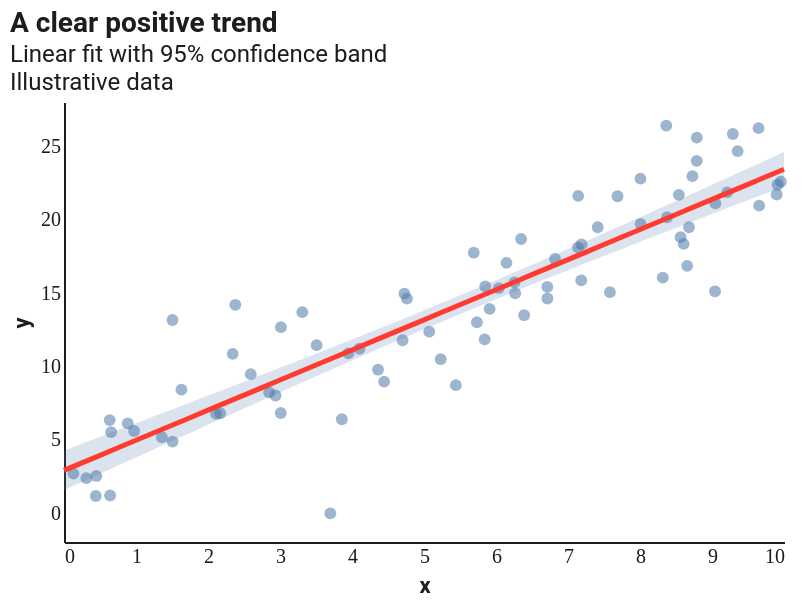

The Vega-Lite source for this figure:
### Vega-Lite specification from a JSON file in a GitHub repository (floating-point values rounded to 4 significant figures)
{"$schema": "https://vega.github.io/schema/vega-lite/v5.json", "width": 360, "height": 220, "config": {"background": "#FFFFFF", "font": "Roboto, Roboto Serif, Roboto Mono, system-ui, sans-serif", "view": {"stroke": null, "cornerRadius": 10}, "axis": {"domain": true, "domainColor": "#1D1D1F", "labelColor": "#1D1D1F", "titleColor": "#1D1D1F", "grid": false, "ticks": false, "labelFont": "Roboto Mono", "titleFont": "Roboto"}, "axisTop": {"domain": false, "domainColor": null, "labels": false, "ticks": false, "title": null}, "axisRight": {"domain": false, "domainColor": null, "labels": false, "ticks": false, "title": null}, "legend": {"titleFont": "Roboto", "labelFont": "Roboto", "labelColor": "#1D1D1F", "titleColor": "#1D1D1F"}, "title": {"font": "Roboto", "fontSize": 14, "color": "#1D1D1F", "subtitleFont": "Roboto", "subtitleColor": "#1D1D1F"}, "range": {"category": ["#FF3B30", "#FF9500", "#FFCC00", "#28CD41", "#79DBDC", "#007AFF", "#AF52DE", "#FF2D55"]}, "bar": {"cornerRadiusEnd": 4}, "line": {"strokeWidth": 2}, "point": {"filled": true, "size": 40}}, "layer": [{"data": {"values": [{"x": 0.0, "yhat": 2.883, "lo": 1.527, "hi": 4.239}, {"x": 0.25, "yhat": 3.396, "lo": 2.088, "hi": 4.704}, {"x": 0.5, "yhat": 3.909, "lo": 2.648, "hi": 5.17}, {"x": 0.75, "yhat": 4.422, "lo": 3.208, "hi": 5.637}, {"x": 1.0, "yhat": 4.936, "lo": 3.767, "hi": 6.105}, {"x": 1.25, "yhat": 5.449, "lo": 4.325, "hi": 6.573}, {"x": 1.5, "yhat": 5.962, "lo": 4.883, "hi": 7.042}, {"x": 1.75, "yhat": 6.475, "lo": 5.439, "hi": 7.512}, {"x": 2.0, "yhat": 6.989, "lo": 5.995, "hi": 7.983}, {"x": 2.25, "yhat": 7.502, "lo": 6.549, "hi": 8.455}, {"x": 2.5, "yhat": 8.015, "lo": 7.102, "hi": 8.929}, {"x": 2.75, "yhat": 8.528, "lo": 7.653, "hi": 9.404}, {"x": 3.0, "yhat": 9.042, "lo": 8.202, "hi": 9.881}, {"x": 3.25, "yhat": 9.555, "lo": 8.749, "hi": 10.36}, {"x": 3.5, "yhat": 10.07, "lo": 9.294, "hi": 10.84}, {"x": 3.75, "yhat": 10.58, "lo": 9.837, "hi": 11.33}, {"x": 4.0, "yhat": 11.09, "lo": 10.38, "hi": 11.81}, {"x": 4.25, "yhat": 11.61, "lo": 10.91, "hi": 12.3}, {"x": 4.5, "yhat": 12.12, "lo": 11.44, "hi": 12.8}, {"x": 4.75, "yhat": 12.63, "lo": 11.97, "hi": 13.3}, {"x": 5.0, "yhat": 13.15, "lo": 12.5, "hi": 13.8}, {"x": 5.25, "yhat": 13.66, "lo": 13.02, "hi": 14.3}, {"x": 5.5, "yhat": 14.17, "lo": 13.53, "hi": 14.82}, {"x": 5.75, "yhat": 14.69, "lo": 14.04, "hi": 15.33}, {"x": 6.0, "yhat": 15.2, "lo": 14.55, "hi": 15.85}, {"x": 6.25, "yhat": 15.71, "lo": 15.05, "hi": 16.38}, {"x": 6.5, "yhat": 16.23, "lo": 15.55, "hi": 16.91}, {"x": 6.75, "yhat": 16.74, "lo": 16.04, "hi": 17.44}, {"x": 7.0, "yhat": 17.25, "lo": 16.53, "hi": 17.97}, {"x": 7.25, "yhat": 17.77, "lo": 17.02, "hi": 18.51}, {"x": 7.5, "yhat": 18.28, "lo": 17.5, "hi": 19.06}, {"x": 7.75, "yhat": 18.79, "lo": 17.99, "hi": 19.6}, {"x": 8.0, "yhat": 19.31, "lo": 18.46, "hi": 20.15}, {"x": 8.25, "yhat": 19.82, "lo": 18.94, "hi": 20.7}, {"x": 8.5, "yhat": 20.33, "lo": 19.42, "hi": 21.25}, {"x": 8.75, "yhat": 20.85, "lo": 19.89, "hi": 21.8}, {"x": 9.0, "yhat": 21.36, "lo": 20.36, "hi": 22.36}, {"x": 9.25, "yhat": 21.87, "lo": 20.83, "hi": 22.91}, {"x": 9.5, "yhat": 22.39, "lo": 21.3, "hi": 23.47}, {"x": 9.75, "yhat": 22.9, "lo": 21.77, "hi": 24.03}, {"x": 10.0, "yhat": 23.41, "lo": 22.24, "hi": 24.59}]}, "mark": {"type": "area", "opacity": 0.2}, "encoding": {"x": {"field": "x", "type": "quantitative", "axis": {"title": "x"}}, "y": {"field": "lo", "type": "quantitative", "title": "y", "axis": {"title": "y"}}, "y2": {"field": "hi"}}}, {"data": {"values": [{"x": 2.38, "y": 14.17}, {"x": 5.442, "y": 8.696}, {"x": 3.7, "y": -0.0482}, {"x": 6.039, "y": 15.31}, {"x": 6.257, "y": 15.7}, {"x": 0.6553, "y": 5.493}, {"x": 0.1317, "y": 2.663}, {"x": 8.375, "y": 20.14}, {"x": 2.594, "y": 9.443}, {"x": 2.343, "y": 10.83}, {"x": 9.956, "y": 22.56}, {"x": 4.703, "y": 11.76}, {"x": 8.365, "y": 26.39}, {"x": 4.764, "y": 14.59}, {"x": 6.391, "y": 13.46}, {"x": 1.506, "y": 13.13}, {"x": 6.349, "y": 18.66}, {"x": 8.68, "y": 19.46}, {"x": 5.232, "y": 10.46}, {"x": 7.413, "y": 19.46}, {"x": 6.714, "y": 14.6}, {"x": 0.6403, "y": 1.172}, {"x": 7.582, "y": 15.03}, {"x": 5.911, "y": 13.89}, {"x": 3.013, "y": 12.65}, {"x": 0.3101, "y": 2.351}, {"x": 8.655, "y": 16.83}, {"x": 4.727, "y": 14.93}, {"x": 7.188, "y": 18.29}, {"x": 8.788, "y": 23.99}, {"x": 7.141, "y": 21.6}, {"x": 9.211, "y": 21.84}, {"x": 3.95, "y": 10.86}, {"x": 8.009, "y": 19.68}, {"x": 4.446, "y": 8.933}, {"x": 9.356, "y": 24.65}, {"x": 8.789, "y": 25.57}, {"x": 0.9745, "y": 5.568}, {"x": 1.36, "y": 5.143}, {"x": 2.17, "y": 6.777}, {"x": 9.655, "y": 20.93}, {"x": 4.362, "y": 9.748}, {"x": 6.266, "y": 14.96}, {"x": 3.01, "y": 6.796}, {"x": 5.072, "y": 12.34}, {"x": 3.859, "y": 6.371}, {"x": 3.509, "y": 11.42}, {"x": 5.851, "y": 15.43}, {"x": 5.843, "y": 11.81}, {"x": 9.042, "y": 15.09}, {"x": 6.82, "y": 17.3}, {"x": 9.289, "y": 25.82}, {"x": 8.564, "y": 18.78}, {"x": 9.91, "y": 22.36}, {"x": 6.713, "y": 15.39}, {"x": 1.631, "y": 8.385}, {"x": 8.606, "y": 18.33}, {"x": 9.646, "y": 26.21}, {"x": 9.047, "y": 21.09}, {"x": 5.691, "y": 17.73}, {"x": 7.138, "y": 18.09}, {"x": 2.111, "y": 6.74}, {"x": 8.316, "y": 16.03}, {"x": 5.735, "y": 12.98}, {"x": 2.85, "y": 8.2}, {"x": 0.6346, "y": 6.312}, {"x": 8.539, "y": 21.67}, {"x": 9.898, "y": 21.7}, {"x": 0.8852, "y": 6.088}, {"x": 8.006, "y": 22.77}, {"x": 4.105, "y": 11.17}, {"x": 1.508, "y": 4.849}, {"x": 2.939, "y": 7.99}, {"x": 7.688, "y": 21.58}, {"x": 8.728, "y": 22.94}, {"x": 0.4419, "y": 1.139}, {"x": 6.145, "y": 17.03}, {"x": 0.4494, "y": 2.504}, {"x": 7.184, "y": 15.83}, {"x": 3.31, "y": 13.67}]}, "mark": {"type": "point", "filled": true, "opacity": 0.55, "size": 35}, "encoding": {"x": {"field": "x", "type": "quantitative", "axis": {"title": "x"}}, "y": {"field": "y", "type": "quantitative", "axis": {"title": "y"}}}}, {"data": {"values": [{"x": 0.0, "yhat": 2.883, "lo": 1.527, "hi": 4.239}, {"x": 0.25, "yhat": 3.396, "lo": 2.088, "hi": 4.704}, {"x": 0.5, "yhat": 3.909, "lo": 2.648, "hi": 5.17}, {"x": 0.75, "yhat": 4.422, "lo": 3.208, "hi": 5.637}, {"x": 1.0, "yhat": 4.936, "lo": 3.767, "hi": 6.105}, {"x": 1.25, "yhat": 5.449, "lo": 4.325, "hi": 6.573}, {"x": 1.5, "yhat": 5.962, "lo": 4.883, "hi": 7.042}, {"x": 1.75, "yhat": 6.475, "lo": 5.439, "hi": 7.512}, {"x": 2.0, "yhat": 6.989, "lo": 5.995, "hi": 7.983}, {"x": 2.25, "yhat": 7.502, "lo": 6.549, "hi": 8.455}, {"x": 2.5, "yhat": 8.015, "lo": 7.102, "hi": 8.929}, {"x": 2.75, "yhat": 8.528, "lo": 7.653, "hi": 9.404}, {"x": 3.0, "yhat": 9.042, "lo": 8.202, "hi": 9.881}, {"x": 3.25, "yhat": 9.555, "lo": 8.749, "hi": 10.36}, {"x": 3.5, "yhat": 10.07, "lo": 9.294, "hi": 10.84}, {"x": 3.75, "yhat": 10.58, "lo": 9.837, "hi": 11.33}, {"x": 4.0, "yhat": 11.09, "lo": 10.38, "hi": 11.81}, {"x": 4.25, "yhat": 11.61, "lo": 10.91, "hi": 12.3}, {"x": 4.5, "yhat": 12.12, "lo": 11.44, "hi": 12.8}, {"x": 4.75, "yhat": 12.63, "lo": 11.97, "hi": 13.3}, {"x": 5.0, "yhat": 13.15, "lo": 12.5, "hi": 13.8}, {"x": 5.25, "yhat": 13.66, "lo": 13.02, "hi": 14.3}, {"x": 5.5, "yhat": 14.17, "lo": 13.53, "hi": 14.82}, {"x": 5.75, "yhat": 14.69, "lo": 14.04, "hi": 15.33}, {"x": 6.0, "yhat": 15.2, "lo": 14.55, "hi": 15.85}, {"x": 6.25, "yhat": 15.71, "lo": 15.05, "hi": 16.38}, {"x": 6.5, "yhat": 16.23, "lo": 15.55, "hi": 16.91}, {"x": 6.75, "yhat": 16.74, "lo": 16.04, "hi": 17.44}, {"x": 7.0, "yhat": 17.25, "lo": 16.53, "hi": 17.97}, {"x": 7.25, "yhat": 17.77, "lo": 17.02, "hi": 18.51}, {"x": 7.5, "yhat": 18.28, "lo": 17.5, "hi": 19.06}, {"x": 7.75, "yhat": 18.79, "lo": 17.99, "hi": 19.6}, {"x": 8.0, "yhat": 19.31, "lo": 18.46, "hi": 20.15}, {"x": 8.25, "yhat": 19.82, "lo": 18.94, "hi": 20.7}, {"x": 8.5, "yhat": 20.33, "lo": 19.42, "hi": 21.25}, {"x": 8.75, "yhat": 20.85, "lo": 19.89, "hi": 21.8}, {"x": 9.0, "yhat": 21.36, "lo": 20.36, "hi": 22.36}, {"x": 9.25, "yhat": 21.87, "lo": 20.83, "hi": 22.91}, {"x": 9.5, "yhat": 22.39, "lo": 21.3, "hi": 23.47}, {"x": 9.75, "yhat": 22.9, "lo": 21.77, "hi": 24.03}, {"x": 10.0, "yhat": 23.41, "lo": 22.24, "hi": 24.59}]}, "mark": {"type": "line", "strokeWidth": 2.5, "color": "#FF3B30"}, "encoding": {"x": {"field": "x", "type": "quantitative", "axis": {"title": "x"}}, "y": {"field": "yhat", "type": "quantitative", "axis": {"title": "y"}}}}], "title": {"text": "A clear positive trend", "subtitle": ["Linear fit with 95% confidence band", "Illustrative data"], "anchor": "start"}}
